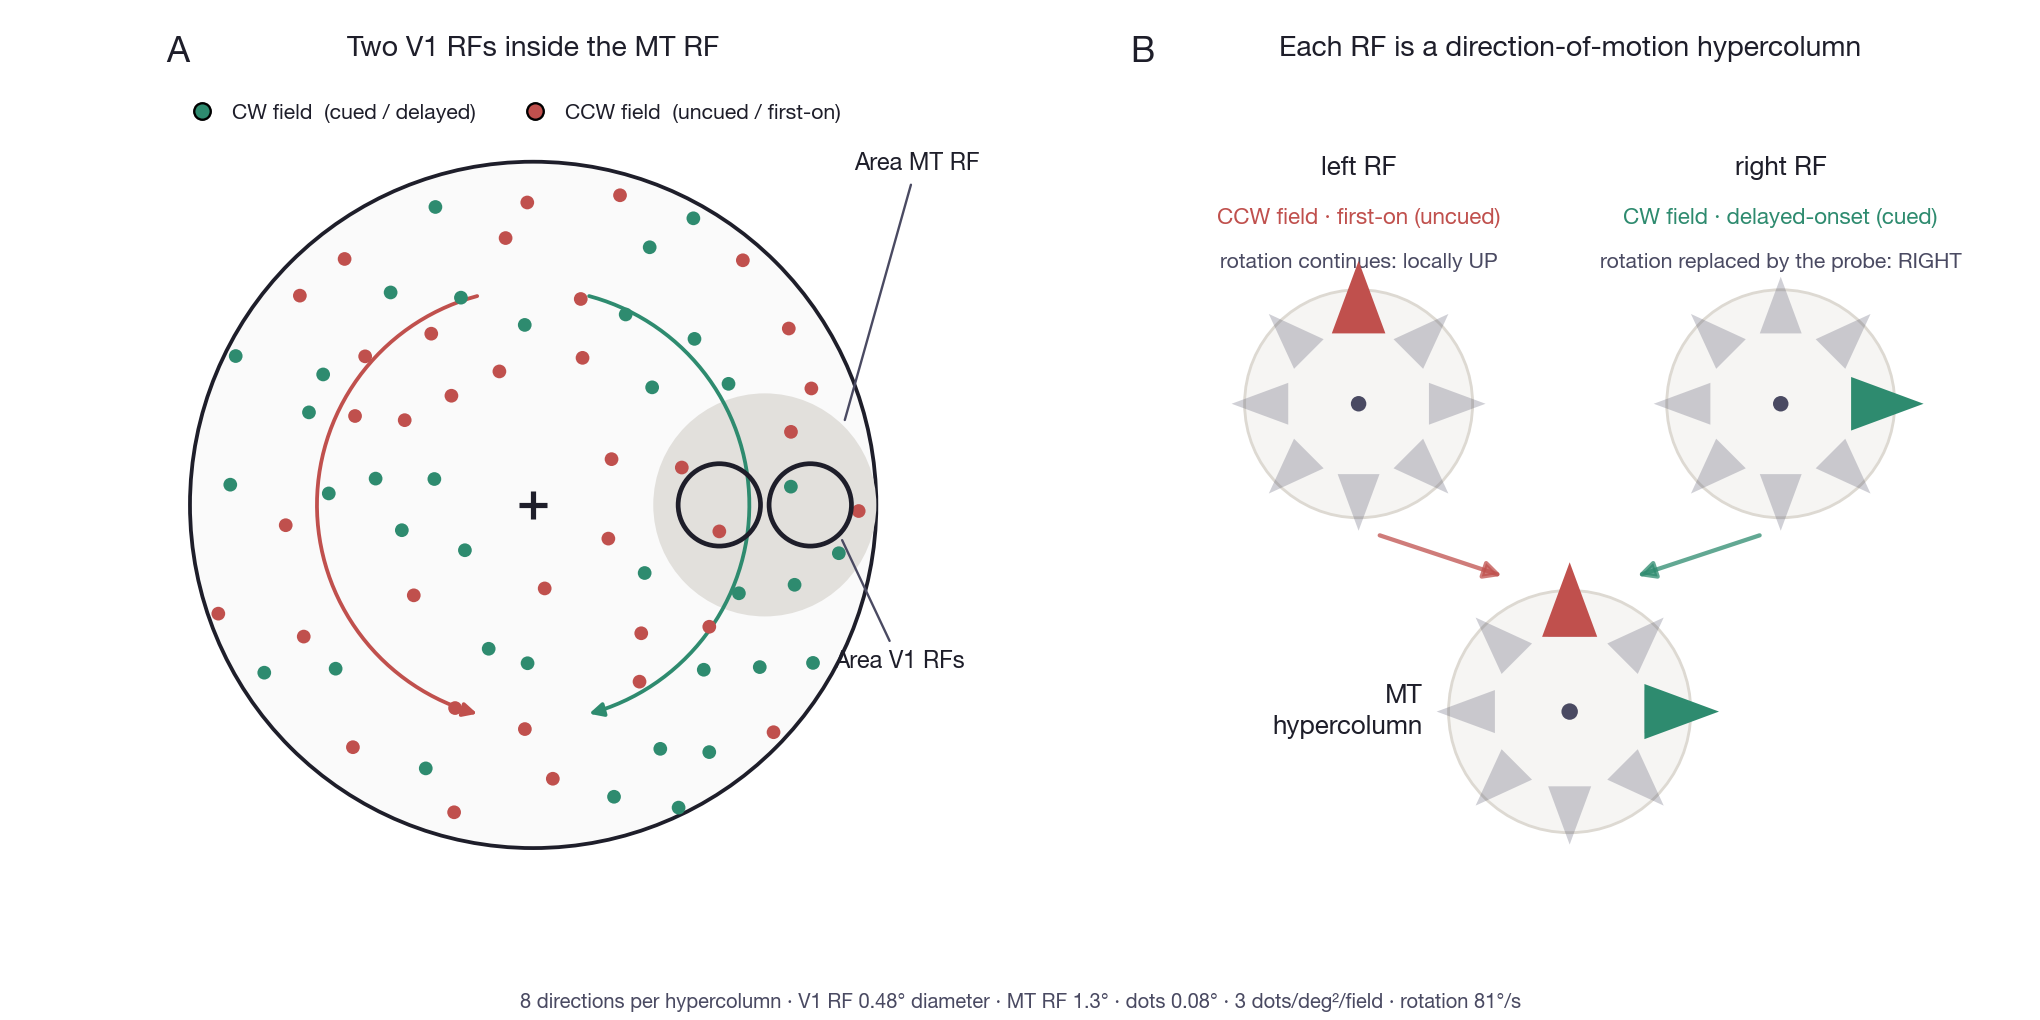

This figure's Python source:
"""
Two direction-of-motion hypercolumns — the first schematic of the object-based section.

  A   the stimulus, with the two V1 RFs marked (the SAME panel as
      ps_two_rf_figure.py and mt_rf_figure.py — drawn by the one
      ps_stimulus_common.draw_stimulus, so all three stay in step)
  B   those same two RFs as what they are in the model: two 8-direction motion
      hypercolumns, projecting into one MT hypercolumn

The whole argument of the figure is the CORRESPONDENCE — the left circle in A is
the left rosette in B, the right circle is the right rosette. Nothing else in the
figure matters if a reader cannot see that.

STAGE ONE of GS's staging: motion only. Colour hypercolumns come later, and the two
together are the minimal point-set. So the units here are called motion hypercolumns,
not point-sets.

WHAT IS DRAWN is the moment of the probe, matching A's blow-ups in ps_two_rf_figure:
  - the uncued (red, CCW, first-on) field keeps rotating -> at an RF right of fixation
    its local motion is UP,
  - the cued (green, CW, delayed) field's rotation is REPLACED by the rightward
    translation -> RIGHT,
so MT sees one rotation direction and one translation direction at once. That
competition is the model.

THE ROSETTE IS PROVISIONAL. Every other two-unit drawing in this project (
web_model_architecture, model_diagram panel A, web_model_circuit*) represents a unit
as a box or a soma — one rate. A soma hides the direction tuning that makes a
hypercolumn a hypercolumn, which is why the rosette is being tried. If it does not
read well, only `draw_two_hc` below needs replacing: the fallbacks are 8 bars per
unit over preferred direction, or the Reynolds/Chelazzi/Desimone soma-with-terminals
idiom already used by Figure 4.

Run:  /usr/bin/python3 ps_two_hc_figure.py
"""

import numpy as np
import matplotlib
matplotlib.use("Agg")
import matplotlib.pyplot as plt
from matplotlib.patches import Circle, Polygon, FancyArrowPatch

import ps_stimulus_common as S
from ps_stimulus_common import (INK, INK2, BORDER, GREEN, RED,
                                RF_DIAM_DEG, MT_R_DEG, DOT_DIAM_DEG, OMEGA_DEG_S)

# ── the hypercolumn: 8 directions, as in ps_pointset.py (D = 8, theta = 0..315) ──
N_DIR = 8
DIRS = np.arange(N_DIR) * (360.0 / N_DIR)      # 0 = right, 90 = up

# Which channel each unit is driven in AT THE PROBE. Index into DIRS.
K_RIGHT, K_UP = 0, 2

# Panel-B layout. The data box is 100 x 79 because the axes is that much wider
# than tall (width_ratios 5.6 of 12 in, against 0.72 of 6 in high) -- matching it
# means the drawing fills the panel instead of floating in a square.
PB_W, PB_H = 100.0, 79.0
RING = 1.62                      # ring radius as a multiple of the arrow ring
HC_Y, HC_R = 51.0, 8.0
HC_X_L, HC_X_R = 26.0, 74.0
MT_XY, MT_R = (50.0, 16.0), 8.5


def _arrowhead(ax, x, y, ang_deg, size, colour, alpha, z=5):
    """One direction's arrowhead, pointing along ang_deg."""
    pts = np.array([[0.0, -0.34], [0.92, 0.0], [0.0, 0.34]]) * size
    t = np.radians(ang_deg)
    rot = np.array([[np.cos(t), -np.sin(t)], [np.sin(t), np.cos(t)]])
    ax.add_patch(Polygon(pts @ rot.T + [x, y], closed=True, facecolor=colour,
                         edgecolor="none", alpha=alpha, zorder=z))


def _rosette(ax, cx, cy, r, active, colour, size=7.0, ring=True):
    """A direction-of-motion hypercolumn: 8 preferred directions round a centre.

    `active` are the indices driven at this instant; they take the field colour at
    full strength, the rest stay faint ink. Ported from HCPSFlow.tsx's Rosette so
    the simple model and the full one read as the same family.
    """
    if ring:
        ax.add_patch(Circle((cx, cy), r * 1.62, facecolor="#f6f5f3",
                            edgecolor=BORDER, lw=1.2, zorder=1))
    for k, a in enumerate(DIRS):
        x = cx + r * np.cos(np.radians(a))
        y = cy + r * np.sin(np.radians(a))
        on = k in active
        _arrowhead(ax, x, y, a, size * (1.28 if on else 1.0),
                   colour if on else INK2, 1.0 if on else 0.26)
    ax.add_patch(Circle((cx, cy), r * 0.11, facecolor=INK2, edgecolor="none",
                        zorder=6))


def draw_two_hc(ax):
    """PANEL B — the two motion hypercolumns feeding one MT hypercolumn.

    Swap this function alone to change the idiom; panel A and the layout do not
    depend on anything in here.
    """
    ax.set_aspect("equal"); ax.axis("off")
    ax.set_xlim(0, PB_W); ax.set_ylim(0, PB_H)

    # ── the two V1 motion hypercolumns ──
    _rosette(ax, HC_X_L, HC_Y, HC_R, active={K_UP}, colour=RED)
    _rosette(ax, HC_X_R, HC_Y, HC_R, active={K_RIGHT}, colour=GREEN)

    # Each unit's whole caption sits ABOVE it, in one block. Putting the driven
    # channel below instead collided with the projections and with MT's label.
    for x, colour, lab, field, driven in (
            (HC_X_L, RED,   "left RF",  "CCW field · first-on (uncued)",
             "rotation continues: locally UP"),
            (HC_X_R, GREEN, "right RF", "CW field · delayed-onset (cued)",
             "rotation replaced by the probe: RIGHT")):
        top = HC_Y + HC_R * RING
        ax.text(x, top + 12.5, lab, ha="center", va="bottom",
                fontsize=11, fontweight="bold", color=INK)
        ax.text(x, top + 7.0, field, ha="center", va="bottom",
                fontsize=9.5, color=colour)
        ax.text(x, top + 2.0, driven, ha="center", va="bottom",
                fontsize=9, color=INK2)

    # ── projections into MT ──
    for x, colour in ((HC_X_L, RED), (HC_X_R, GREEN)):
        ax.add_patch(FancyArrowPatch(
            (x + (50 - x) * 0.10, HC_Y - HC_R * RING - 2.0),
            (MT_XY[0] + (x - 50) * 0.30, MT_XY[1] + MT_R * RING + 1.5),
            arrowstyle="-|>", mutation_scale=15, color=colour, lw=1.8,
            alpha=0.75, shrinkA=0, shrinkB=2, zorder=3))

    # ── MT: one hypercolumn, seeing BOTH at once ──
    _rosette(ax, MT_XY[0], MT_XY[1], MT_R, active=(), colour=INK2, size=7.2)
    for k, colour in ((K_UP, RED), (K_RIGHT, GREEN)):
        a = DIRS[k]
        _arrowhead(ax, MT_XY[0] + MT_R * np.cos(np.radians(a)),
                   MT_XY[1] + MT_R * np.sin(np.radians(a)),
                   a, 7.2 * 1.28, colour, 1.0, z=7)
    # label to the LEFT: above is where the projections arrive, below is the rim
    ax.text(MT_XY[0] - MT_R * RING - 3.0, MT_XY[1], "MT\nhypercolumn",
            ha="right", va="center", fontsize=11, fontweight="bold",
            color=INK, linespacing=1.35)


def fig_two_hc(out="ps_two_hc_figure.png"):
    # figsize / width_ratios / subplots_adjust are mt_rf_figure.py's EXACTLY, so
    # panel A renders at an identical scale in all three figures and
    # check_stimulus_panels.py can compare them.
    fig, (axL, axR) = plt.subplots(
        1, 2, figsize=(12.0, 6.0), gridspec_kw=dict(width_ratios=[6.4, 5.6]))

    S.draw_stimulus(axL, show_v1_rfs=True)
    draw_two_hc(axR)

    fig.subplots_adjust(left=0.015, right=0.985, top=0.865, bottom=0.145,
                        wspace=0.10)

    HEAD_Y = 0.965
    posL, posR = axL.get_position(), axR.get_position()
    for pos, lab in ((posL, "A"), (posR, "B")):
        fig.text(pos.x0, HEAD_Y, lab, fontsize=15, fontweight="bold",
                 color=INK, ha="left", va="top")
    fig.text(posL.x0 + posL.width / 2, HEAD_Y,
             "Two V1 RFs inside the MT RF",
             fontsize=12, color=INK, ha="center", va="top")
    fig.text(posR.x0 + posR.width / 2, HEAD_Y,
             "Each RF is a direction-of-motion hypercolumn",
             fontsize=12, color=INK, ha="center", va="top")

    fig.text(0.5, 0.008,
             f"{N_DIR} directions per hypercolumn · V1 RF {RF_DIAM_DEG:.2f}° diameter · "
             f"MT RF {2*MT_R_DEG:.1f}° · dots {DOT_DIAM_DEG:g}° · "
             f"{S.DENSITY:g} dots/deg²/field · rotation {OMEGA_DEG_S:g}°/s",
             ha="center", va="bottom", fontsize=8.5, color=INK2)

    fig.savefig(out, dpi=170, facecolor="white")
    plt.close(fig)
    print(f"wrote {out}   (2 x {N_DIR}-direction V1 hypercolumns -> 1 MT hypercolumn; "
          f"driven channels: uncued UP, cued RIGHT)")


if __name__ == "__main__":
    fig_two_hc()
